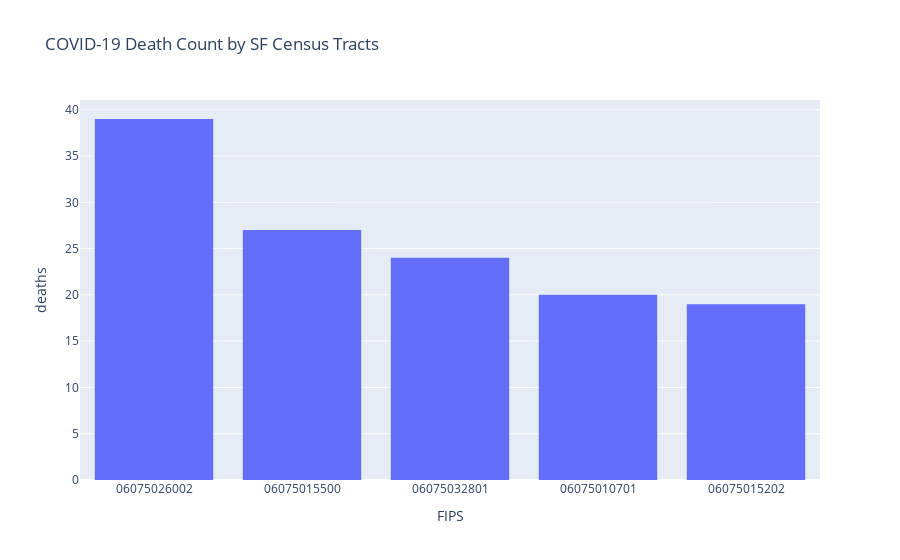

The notebook cell this image was saved under:
### Code cell
# creating an interactive bar chart for COVID death count by census tract
COVIDdf=COVIDdf.sort_values(by='deaths',ascending = False)

fig=px.bar(COVIDdf.head(5),
           x='FIPS',
           y='deaths',
           title='COVID-19 Death Count by SF Census Tracts'
          )
fig.update_traces(marker_line_width=0)
           
fig.show()

### Figure 1 — Plotly figure (JSON) as saved in the notebook; plotly's stock layout.template omitted (floating-point values rounded to 4 significant figures)
{"data": [{"alignmentgroup": "True", "hovertemplate": "FIPS=%{x}<br>deaths=%{y}<extra></extra>", "legendgroup": "", "marker": {"color": "#636efa", "line": {"width": 0}, "pattern": {"shape": ""}}, "name": "", "offsetgroup": "", "orientation": "v", "showlegend": false, "textposition": "auto", "type": "bar", "x": ["06075026002", "06075015500", "06075032801", "06075010701", "06075015202"], "xaxis": "x", "y": [39, 27, 24, 20, 19], "yaxis": "y"}], "layout": {"autosize": true, "barmode": "relative", "legend": {"tracegroupgap": 0}, "title": {"text": "COVID-19 Death Count by SF Census Tracts"}, "xaxis": {"anchor": "y", "autorange": true, "domain": [0, 1], "range": [-0.5, 4.5], "title": {"text": "FIPS"}, "type": "category"}, "yaxis": {"anchor": "x", "autorange": true, "domain": [0, 1], "range": [0, 41.05], "title": {"text": "deaths"}, "type": "linear"}}}
